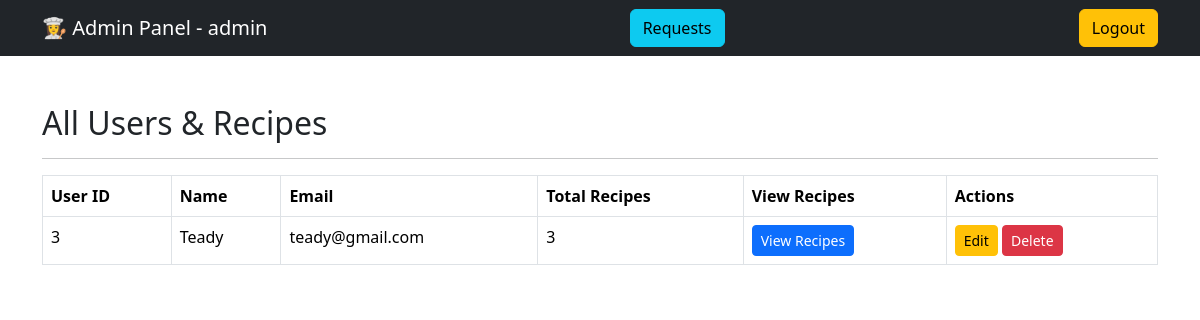
The app's page /admin_dashboard (signed in), older data.
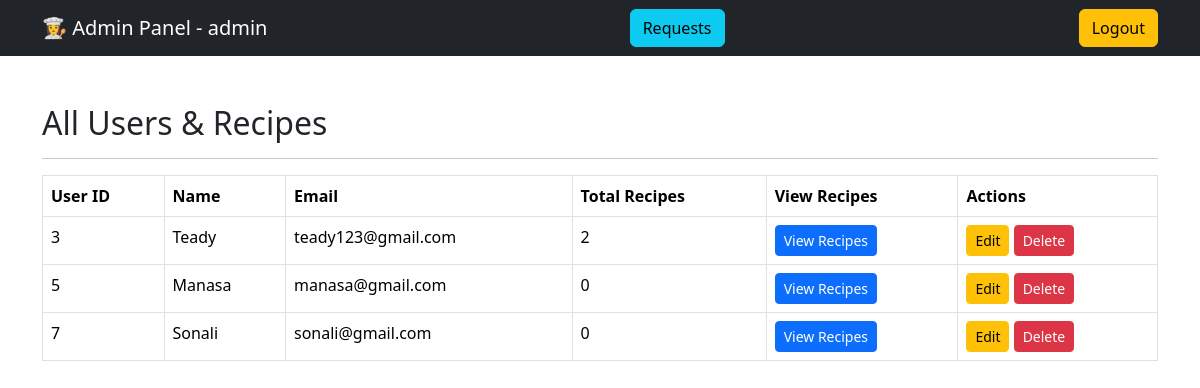
The same page, newer data.
### tables this page shows
CREATE TABLE users (
            id INTEGER PRIMARY KEY AUTOINCREMENT,
            username TEXT UNIQUE NOT NULL,
            email TEXT UNIQUE NOT NULL,
            password TEXT NOT NULL,
            role TEXT,
            status TEXT,
            -- columns below may be added by ALTER if not present
            is_admin INTEGER DEFAULT 0,
            is_approved INTEGER DEFAULT 0
        );

### app.py (the view)
@app.route("/admin_dashboard")
def admin_dashboard():
    if "is_admin" not in session or session["is_admin"] != 1:
        return redirect("/login")
    conn = get_db_connection()
    c = conn.cursor()
    c.execute("""
        SELECT users.id, users.username, users.email,
               COUNT(recipes.id) AS recipe_count
        FROM users
        LEFT JOIN recipes ON users.id = recipes.user_id
        WHERE users.is_admin = 0
        GROUP BY users.id
    """)
    users = c.fetchall()
    conn.close()
    return render_template("admin_dashboard.html",
                           users=users,
                           username=session["username"])

### app.py (called while the page is built)
def get_db_connection():
    conn = sqlite3.connect("recipe.db")
    conn.row_factory = sqlite3.Row
    return conn

### templates/admin_dashboard.html (shortened to what this page needs)
<!DOCTYPE html>
<html lang="en">
<head>
    <link rel="stylesheet" href="https://cdn.jsdelivr.net/npm/bootstrap@5.3.3/dist/css/bootstrap.min.css">
</head>
<body>
<nav class="navbar navbar-dark bg-dark">
    <div class="container">
        <span class="navbar-brand">👩‍🍳 Admin Panel - {{ username }}</span>
        <a href="{{ url_for('admin_requests') }}" class="btn btn-info me-2">Requests</a>
        <a href="{{ url_for('logout') }}" class="btn btn-warning">Logout</a>
    </div>
</nav>
<div class="container mt-5">
    <h2>All Users & Recipes</h2>
    <hr>
    {% if users %}
    <table class="table table-bordered">
        <thead>
            <tr>
                <th>User ID</th>
                <th>Name</th>
                <th>Email</th>
                <th>Total Recipes</th>
                <th>View Recipes</th>
                <th>Actions</th>
            </tr>
        </thead>
        <tbody>
            {% for u in users %}
            <tr>
                <td>{{ u["id"] }}</td>
                <td>{{ u["username"] }}</td>
                <td>{{ u["email"] }}</td>
                <td>{{ u["recipe_count"] }}</td>
                <td>
                    <button class="btn btn-primary btn-sm"
                            onclick="openRecipePopup({{ u['id'] }},'{{ u['username'] }}')">
                        View Recipes
                    </button>
                </td>
                <td>
                    <a href="{{ url_for('admin_edit_user', user_id=u['id']) }}" class="btn btn-warning btn-sm">Edit</a>
                    <form action="{{ url_for('admin_delete_user', user_id=u['id']) }}" method="POST" style="display:inline;">
                        <button type="submit" class="btn btn-danger btn-sm"
                            onclick="return confirm('Are you sure you want to delete this user?')">Delete</button>
                    </form>
                </td>
            </tr>
            {% endfor %}
        </tbody>
    </table>
    {% else %}
        <p>No users found.</p>
    {% endif %}
</div>
</body>
</html>

Row changes from the older to the newer data that the page shows:
changed users "Teady": email "teady@gmail.com" → "teady123@gmail.com"; recipe_count "3" → "2"
added users: id "5", username "Manasa", email "manasa@gmail.com", recipe_count "0"
added users: id "7", username "Sonali", email "sonali@gmail.com", recipe_count "0"
